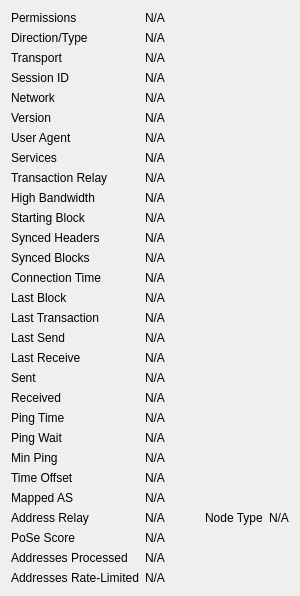
             <widget class="QWidget" name="detailWidget">
              <property name="geometry">
               <rect>
                <x>0</x>
                <y>0</y>
                <width>300</width>
                <height>426</height>
               </rect>
              </property>
              <layout class="QGridLayout" name="gridLayout_2" columnstretch="0,1">
               <item row="0" column="0">
                <widget class="QLabel" name="label_30">
                 <property name="text">
                  <string>Permissions</string>
                 </property>
                </widget>
               </item>
               <item row="0" column="1">
                <widget class="QLabel" name="peerPermissions">
                 <property name="cursor">
                  <cursorShape>IBeamCursor</cursorShape>
                 </property>
                 <property name="text">
                  <string>N/A</string>
                 </property>
                 <property name="textFormat">
                  <enum>Qt::PlainText</enum>
                 </property>
                 <property name="textInteractionFlags">
                  <set>Qt::LinksAccessibleByMouse|Qt::TextSelectableByKeyboard|Qt::TextSelectableByMouse</set>
                 </property>
                </widget>
               </item>
               <item row="1" column="0">
                <widget class="QLabel" name="peerConnectionTypeLabel">
                 <property name="toolTip">
                  <string>The direction and type of peer connection: %1</string>
                 </property>
                 <property name="text">
                  <string>Direction/Type</string>
                 </property>
                </widget>
               </item>
               <item row="1" column="1">
                <widget class="QLabel" name="peerConnectionType">
                 <property name="cursor">
                  <cursorShape>IBeamCursor</cursorShape>
                 </property>
                 <property name="text">
                  <string>N/A</string>
                 </property>
                 <property name="textFormat">
                  <enum>Qt::PlainText</enum>
                 </property>
                 <property name="textInteractionFlags">
                  <set>Qt::LinksAccessibleByMouse|Qt::TextSelectableByKeyboard|Qt::TextSelectableByMouse</set>
                 </property>
                </widget>
               </item>
               <item row="2" column="0">
                <widget class="QLabel" name="peerTransportTypeLabel">
                 <property name="toolTip">
                  <string>The transport layer version: %1</string>
                 </property>
                 <property name="text">
                  <string>Transport</string>
                 </property>
                </widget>
               </item>
               <item row="2" column="1">
                <widget class="QLabel" name="peerTransportType">
                 <property name="cursor">
                  <cursorShape>IBeamCursor</cursorShape>
                 </property>
                 <property name="text">
                  <string>N/A</string>
                 </property>
                 <property name="textFormat">
                  <enum>Qt::PlainText</enum>
                 </property>
                 <property name="textInteractionFlags">
                  <set>Qt::LinksAccessibleByMouse|Qt::TextSelectableByKeyboard|Qt::TextSelectableByMouse</set>
                 </property>
                </widget>
               </item>
               <item row="3" column="0">
                <widget class="QLabel" name="peerSessionIdLabel">
                 <property name="toolTip">
                  <string>The BIP324 session ID string in hex, if any.</string>
                 </property>
                 <property name="text">
                  <string>Session ID</string>
                 </property>
                </widget>
               </item>
               <item row="3" column="1">
                <widget class="QLabel" name="peerSessionId">
                 <property name="cursor">
                  <cursorShape>IBeamCursor</cursorShape>
                 </property>
                 <property name="text">
                  <string>N/A</string>
                 </property>
                 <property name="textFormat">
                  <enum>Qt::PlainText</enum>
                 </property>
                 <property name="textInteractionFlags">
                  <set>Qt::LinksAccessibleByMouse|Qt::TextSelectableByKeyboard|Qt::TextSelectableByMouse</set>
                 </property>
                </widget>
               </item>
               <item row="4" column="0">
                <widget class="QLabel" name="peerNetworkLabel">
                 <property name="toolTip">
                  <string>The network protocol this peer is connected through: IPv4, IPv6, Onion, I2P, or CJDNS.</string>
                 </property>
                 <property name="text">
                  <string>Network</string>
                 </property>
                </widget>
               </item>
               <item row="4" column="1">
                <widget class="QLabel" name="peerNetwork">
                 <property name="cursor">
                  <cursorShape>IBeamCursor</cursorShape>
                 </property>
                 <property name="text">
                  <string>N/A</string>
                 </property>
                 <property name="textFormat">
                  <enum>Qt::PlainText</enum>
                 </property>
                 <property name="textInteractionFlags">
                  <set>Qt::LinksAccessibleByMouse|Qt::TextSelectableByKeyboard|Qt::TextSelectableByMouse</set>
                 </property>
                </widget>
               </item>
               <item row="5" column="0">
                <widget class="QLabel" name="label_21">
                 <property name="text">
                  <string>Version</string>
                 </property>
                </widget>
               </item>
               <item row="5" column="1">
                <widget class="QLabel" name="peerVersion">
                 <property name="cursor">
                  <cursorShape>IBeamCursor</cursorShape>
                 </property>
                 <property name="text">
                  <string>N/A</string>
                 </property>
                 <property name="textFormat">
                  <enum>Qt::PlainText</enum>
                 </property>
                 <property name="textInteractionFlags">
                  <set>Qt::LinksAccessibleByMouse|Qt::TextSelectableByKeyboard|Qt::TextSelectableByMouse</set>
                 </property>
                </widget>
               </item>
               <item row="6" column="0">
                <widget class="QLabel" name="label_28">
                 <property name="text">
                  <string>User Agent</string>
                 </property>
                </widget>
               </item>
               <item row="6" column="1">
                <widget class="QLabel" name="peerSubversion">
                 <property name="cursor">
                  <cursorShape>IBeamCursor</cursorShape>
                 </property>
                 <property name="text">
                  <string>N/A</string>
                 </property>
                 <property name="textFormat">
                  <enum>Qt::PlainText</enum>
                 </property>
                 <property name="textInteractionFlags">
                  <set>Qt::LinksAccessibleByMouse|Qt::TextSelectableByKeyboard|Qt::TextSelectableByMouse</set>
                 </property>
                </widget>
               </item>
               <item row="7" column="0">
                <widget class="QLabel" name="label_4">
                 <property name="text">
                  <string>Services</string>
                 </property>
                </widget>
               </item>
               <item row="7" column="1">
                <widget class="QLabel" name="peerServices">
                 <property name="cursor">
                  <cursorShape>IBeamCursor</cursorShape>
                 </property>
                 <property name="text">
                  <string>N/A</string>
                 </property>
                 <property name="textFormat">
                  <enum>Qt::PlainText</enum>
                 </property>
                 <property name="wordWrap">
                  <bool>true</bool>
                 </property>
                 <property name="textInteractionFlags">
                  <set>Qt::LinksAccessibleByMouse|Qt::TextSelectableByKeyboard|Qt::TextSelectableByMouse</set>
                 </property>
                </widget>
               </item>
               <item row="8" column="0">
                <widget class="QLabel" name="peerRelayTxesLabel">
                 <property name="toolTip">
                  <string>Whether we relay transactions to this peer.</string>
                 </property>
                 <property name="text">
                  <string>Transaction Relay</string>
                 </property>
                </widget>
               </item>
               <item row="8" column="1">
                <widget class="QLabel" name="peerRelayTxes">
                 <property name="cursor">
                  <cursorShape>IBeamCursor</cursorShape>
                 </property>
                 <property name="text">
                  <string>N/A</string>
                 </property>
                 <property name="textFormat">
                  <enum>Qt::PlainText</enum>
                 </property>
                 <property name="textInteractionFlags">
                  <set>Qt::LinksAccessibleByMouse|Qt::TextSelectableByKeyboard|Qt::TextSelectableByMouse</set>
                 </property>
                </widget>
               </item>
               <item row="9" column="0">
                <widget class="QLabel" name="peerHighBandwidthLabel">
                 <property name="toolTip">
                  <string>High bandwidth BIP152 compact block relay: %1</string>
                 </property>
                 <property name="text">
                  <string>High Bandwidth</string>
                 </property>
                </widget>
               </item>
               <item row="9" column="1">
                <widget class="QLabel" name="peerHighBandwidth">
                 <property name="cursor">
                  <cursorShape>IBeamCursor</cursorShape>
                 </property>
                 <property name="text">
                  <string>N/A</string>
                 </property>
                 <property name="textFormat">
                  <enum>Qt::PlainText</enum>
                 </property>
                 <property name="textInteractionFlags">
                  <set>Qt::LinksAccessibleByMouse|Qt::TextSelectableByKeyboard|Qt::TextSelectableByMouse</set>
                 </property>
                </widget>
               </item>
               <item row="10" column="0">
                <widget class="QLabel" name="label_29">
                 <property name="text">
                  <string>Starting Block</string>
                 </property>
                </widget>
               </item>
               <item row="10" column="1">
                <widget class="QLabel" name="peerHeight">
                 <property name="cursor">
                  <cursorShape>IBeamCursor</cursorShape>
                 </property>
                 <property name="text">
                  <string>N/A</string>
                 </property>
                 <property name="textFormat">
                  <enum>Qt::PlainText</enum>
                 </property>
                 <property name="textInteractionFlags">
                  <set>Qt::LinksAccessibleByMouse|Qt::TextSelectableByKeyboard|Qt::TextSelectableByMouse</set>
                 </property>
                </widget>
               </item>
               <item row="11" column="0">
                <widget class="QLabel" name="label_27">
                 <property name="text">
                  <string>Synced Headers</string>
                 </property>
                </widget>
               </item>
               <item row="11" column="1">
                <widget class="QLabel" name="peerSyncHeight">
                 <property name="cursor">
                  <cursorShape>IBeamCursor</cursorShape>
                 </property>
                 <property name="text">
                  <string>N/A</string>
                 </property>
                 <property name="textFormat">
                  <enum>Qt::PlainText</enum>
                 </property>
                 <property name="textInteractionFlags">
                  <set>Qt::LinksAccessibleByMouse|Qt::TextSelectableByKeyboard|Qt::TextSelectableByMouse</set>
                 </property>
                </widget>
               </item>
               <item row="12" column="0">
                <widget class="QLabel" name="label_25">
                 <property name="text">
                  <string>Synced Blocks</string>
                 </property>
                </widget>
               </item>
               <item row="12" column="1">
                <widget class="QLabel" name="peerCommonHeight">
                 <property name="cursor">
                  <cursorShape>IBeamCursor</cursorShape>
                 </property>
                 <property name="text">
                  <string>N/A</string>
                 </property>
                 <property name="textFormat">
                  <enum>Qt::PlainText</enum>
                 </property>
                 <property name="textInteractionFlags">
                  <set>Qt::LinksAccessibleByMouse|Qt::TextSelectableByKeyboard|Qt::TextSelectableByMouse</set>
                 </property>
                </widget>
               </item>
               <item row="13" column="0">
                <widget class="QLabel" name="label_22">
                 <property name="text">
                  <string>Connection Time</string>
                 </property>
                </widget>
               </item>
               <item row="13" column="1">
                <widget class="QLabel" name="peerConnTime">
                 <property name="cursor">
                  <cursorShape>IBeamCursor</cursorShape>
                 </property>
                 <property name="text">
                  <string>N/A</string>
                 </property>
                 <property name="textFormat">
                  <enum>Qt::PlainText</enum>
                 </property>
                 <property name="textInteractionFlags">
                  <set>Qt::LinksAccessibleByMouse|Qt::TextSelectableByKeyboard|Qt::TextSelectableByMouse</set>
                 </property>
                </widget>
               </item>
               <item row="14" column="0">
                <widget class="QLabel" name="peerLastBlockLabel">
                 <property name="toolTip">
                  <string>Elapsed time since a novel block passing initial validity checks was received from this peer.</string>
                 </property>
                 <property name="text">
                  <string>Last Block</string>
                 </property>
                </widget>
               </item>
               <item row="14" column="1">
                <widget class="QLabel" name="peerLastBlock">
                 <property name="cursor">
                  <cursorShape>IBeamCursor</cursorShape>
                 </property>
                 <property name="text">
                  <string>N/A</string>
                 </property>
                 <property name="textFormat">
                  <enum>Qt::PlainText</enum>
                 </property>
                 <property name="textInteractionFlags">
                  <set>Qt::LinksAccessibleByMouse|Qt::TextSelectableByKeyboard|Qt::TextSelectableByMouse</set>
                 </property>
                </widget>
               </item>
               <item row="15" column="0">
                <widget class="QLabel" name="peerLastTxLabel">
                 <property name="toolTip">
                  <string extracomment="Tooltip text for the Last Transaction field in the peer details area.">Elapsed time since a novel transaction accepted into our mempool was received from this peer.</string>
                 </property>
                 <property name="text">
                  <string>Last Transaction</string>
                 </property>
                </widget>
               </item>
               <item row="15" column="1">
                <widget class="QLabel" name="peerLastTx">
                 <property name="cursor">
                  <cursorShape>IBeamCursor</cursorShape>
                 </property>
                 <property name="text">
                  <string>N/A</string>
                 </property>
                 <property name="textFormat">
                  <enum>Qt::PlainText</enum>
                 </property>
                 <property name="textInteractionFlags">
                  <set>Qt::LinksAccessibleByMouse|Qt::TextSelectableByKeyboard|Qt::TextSelectableByMouse</set>
                 </property>
                </widget>
               </item>
               <item row="16" column="0">
                <widget class="QLabel" name="label_15">
                 <property name="text">
                  <string>Last Send</string>
                 </property>
                </widget>
               </item>
               <item row="16" column="1">
                <widget class="QLabel" name="peerLastSend">
                 <property name="cursor">
                  <cursorShape>IBeamCursor</cursorShape>
                 </property>
                 <property name="text">
                  <string>N/A</string>
                 </property>
                 <property name="textFormat">
                  <enum>Qt::PlainText</enum>
                 </property>
                 <property name="textInteractionFlags">
                  <set>Qt::LinksAccessibleByMouse|Qt::TextSelectableByKeyboard|Qt::TextSelectableByMouse</set>
                 </property>
                </widget>
               </item>
               <item row="17" column="0">
                <widget class="QLabel" name="label_19">
                 <property name="text">
                  <string>Last Receive</string>
                 </property>
                </widget>
               </item>
               <item row="17" column="1">
                <widget class="QLabel" name="peerLastRecv">
                 <property name="cursor">
                  <cursorShape>IBeamCursor</cursorShape>
                 </property>
                 <property name="text">
                  <string>N/A</string>
                 </property>
                 <property name="textFormat">
                  <enum>Qt::PlainText</enum>
                 </property>
                 <property name="textInteractionFlags">
                  <set>Qt::LinksAccessibleByMouse|Qt::TextSelectableByKeyboard|Qt::TextSelectableByMouse</set>
                 </property>
                </widget>
               </item>
               <item row="18" column="0">
                <widget class="QLabel" name="label_18">
                 <property name="text">
                  <string>Sent</string>
                 </property>
                </widget>
               </item>
               <item row="18" column="1">
                <widget class="QLabel" name="peerBytesSent">
                 <property name="cursor">
                  <cursorShape>IBeamCursor</cursorShape>
                 </property>
                 <property name="text">
                  <string>N/A</string>
                 </property>
                 <property name="textFormat">
                  <enum>Qt::PlainText</enum>
                 </property>
                 <property name="textInteractionFlags">
                  <set>Qt::LinksAccessibleByMouse|Qt::TextSelectableByKeyboard|Qt::TextSelectableByMouse</set>
                 </property>
                </widget>
               </item>
               <item row="19" column="0">
                <widget class="QLabel" name="label_20">
                 <property name="text">
                  <string>Received</string>
                 </property>
                </widget>
               </item>
               <item row="19" column="1">
                <widget class="QLabel" name="peerBytesRecv">
                 <property name="cursor">
                  <cursorShape>IBeamCursor</cursorShape>
                 </property>
                 <property name="text">
                  <string>N/A</string>
                 </property>
                 <property name="textFormat">
                  <enum>Qt::PlainText</enum>
                 </property>
                 <property name="textInteractionFlags">
                  <set>Qt::LinksAccessibleByMouse|Qt::TextSelectableByKeyboard|Qt::TextSelectableByMouse</set>
                 </property>
                </widget>
               </item>
               <item row="20" column="0">
                <widget class="QLabel" name="label_26">
                 <property name="text">
                  <string>Ping Time</string>
                 </property>
                </widget>
               </item>
               <item row="20" column="1">
                <widget class="QLabel" name="peerPingTime">
                 <property name="cursor">
                  <cursorShape>IBeamCursor</cursorShape>
                 </property>
                 <property name="text">
                  <string>N/A</string>
                 </property>
                 <property name="textFormat">
                  <enum>Qt::PlainText</enum>
                 </property>
                 <property name="textInteractionFlags">
                  <set>Qt::LinksAccessibleByMouse|Qt::TextSelectableByKeyboard|Qt::TextSelectableByMouse</set>
                 </property>
                </widget>
               </item>
               <item row="21" column="0">
                <widget class="QLabel" name="peerPingWaitLabel">
                 <property name="toolTip">
                  <string>The duration of a currently outstanding ping.</string>
                 </property>
                 <property name="text">
                  <string>Ping Wait</string>
                 </property>
                </widget>
               </item>
               <item row="21" column="1">
                <widget class="QLabel" name="peerPingWait">
                 <property name="cursor">
                  <cursorShape>IBeamCursor</cursorShape>
                 </property>
                 <property name="text">
                  <string>N/A</string>
                 </property>
                 <property name="textFormat">
                  <enum>Qt::PlainText</enum>
                 </property>
                 <property name="textInteractionFlags">
                  <set>Qt::LinksAccessibleByMouse|Qt::TextSelectableByKeyboard|Qt::TextSelectableByMouse</set>
                 </property>
                </widget>
               </item>
               <item row="22" column="0">
                <widget class="QLabel" name="peerMinPingLabel">
                 <property name="text">
                  <string>Min Ping</string>
                 </property>
                </widget>
               </item>
               <item row="22" column="1">
                <widget class="QLabel" name="peerMinPing">
                 <property name="cursor">
                  <cursorShape>IBeamCursor</cursorShape>
                 </property>
                 <property name="text">
                  <string>N/A</string>
                 </property>
                 <property name="textFormat">
                  <enum>Qt::PlainText</enum>
                 </property>
                 <property name="textInteractionFlags">
                  <set>Qt::LinksAccessibleByMouse|Qt::TextSelectableByKeyboard|Qt::TextSelectableByMouse</set>
                 </property>
                </widget>
               </item>
               <item row="23" column="0">
                <widget class="QLabel" name="label_timeoffset">
                 <property name="text">
                  <string>Time Offset</string>
                 </property>
                </widget>
               </item>
               <item row="23" column="1">
                <widget class="QLabel" name="timeoffset">
                 <property name="cursor">
                  <cursorShape>IBeamCursor</cursorShape>
                 </property>
                 <property name="text">
                  <string>N/A</string>
                 </property>
                 <property name="textFormat">
                  <enum>Qt::PlainText</enum>
                 </property>
                 <property name="textInteractionFlags">
                  <set>Qt::LinksAccessibleByMouse|Qt::TextSelectableByKeyboard|Qt::TextSelectableByMouse</set>
                 </property>
                </widget>
               </item>
               <item row="24" column="0">
                <widget class="QLabel" name="peerMappedASLabel">
                 <property name="toolTip">
                  <string>The mapped Autonomous WUNOtem used for diversifying peer selection.</string>
                 </property>
                 <property name="text">
                  <string>Mapped AS</string>
                 </property>
                </widget>
               </item>
               <item row="24" column="1">
                <widget class="QLabel" name="peerMappedAS">
                 <property name="cursor">
                  <cursorShape>IBeamCursor</cursorShape>
                 </property>
                 <property name="text">
                  <string>N/A</string>
                 </property>
                 <property name="textFormat">
                  <enum>Qt::PlainText</enum>
                 </property>
                 <property name="textInteractionFlags">
                  <set>Qt::LinksAccessibleByMouse|Qt::TextSelectableByKeyboard|Qt::TextSelectableByMouse</set>
                 </property>
                </widget>
               </item>
               <item row="25" column="0">
                <widget class="QLabel" name="peerAddrRelayEnabledLabel">
                 <property name="toolTip">
                  <string extracomment="Tooltip text for the Address Relay field in the peer details area, which displays whether we relay addresses to this peer (Yes/No).">Whether we relay addresses to this peer.</string>
                 </property>
                 <property name="text">
                  <string extracomment="Text title for the Address Relay field in the peer details area, which displays whether we relay addresses to this peer (Yes/No).">Address Relay</string>
                 </property>
                </widget>
               </item>
               <item row="25" column="1">
                <widget class="QLabel" name="peerAddrRelayEnabled">
                 <property name="cursor">
                  <cursorShape>IBeamCursor</cursorShape>
                 </property>
                 <property name="text">
                  <string>N/A</string>
                 </property>
                 <property name="textFormat">
                  <enum>Qt::PlainText</enum>
                 </property>
                 <property name="textInteractionFlags">
                  <set>Qt::LinksAccessibleByMouse|Qt::TextSelectableByKeyboard|Qt::TextSelectableByMouse</set>
                 </property>
                </widget>
               </item>
               <item row="25" column="2">
                <widget class="QLabel" name="label_50">
                  <property name="text">
                  <string>Node Type</string>
                  </property>
                </widget>
                </item>
                <item row="25" column="3">
                <widget class="QLabel" name="peerNodeType">
                  <property name="cursor">
                  <cursorShape>IBeamCursor</cursorShape>
                  </property>
                  <property name="text">
                  <string>N/A</string>
                  </property>
                  <property name="textFormat">
                  <enum>Qt::PlainText</enum>
                  </property>
                  <property name="textInteractionFlags">
                  <set>Qt::LinksAccessibleByMouse|Qt::TextSelectableByKeyboard|Qt::TextSelectableByMouse</set>
                  </property>
                </widget>
                </item>
                <item row="26" column="0">
                <widget class="QLabel" name="label_51">
                  <property name="text">
                  <string>PoSe Score</string>
                  </property>
                </widget>
                </item>
                <item row="26" column="1">
                <widget class="QLabel" name="peerPoSeScore">
                  <property name="cursor">
                  <cursorShape>IBeamCursor</cursorShape>
                  </property>
                  <property name="text">
                  <string>N/A</string>
                  </property>
                  <property name="textFormat">
                  <enum>Qt::PlainText</enum>
                  </property>
                  <property name="textInteractionFlags">
                  <set>Qt::LinksAccessibleByMouse|Qt::TextSelectableByKeyboard|Qt::TextSelectableByMouse</set>
                  </property>
                </widget>
                </item>
               <item row="27" column="0">
                <widget class="QLabel" name="peerAddrProcessedLabel">
                 <property name="toolTip">
                  <string extracomment="Tooltip text for the Addresses Processed field in the peer details area, which displays the total number of addresses received from this peer that were processed (excludes addresses that were dropped due to rate-limiting).">The total number of addresses received from this peer that were processed (excludes addresses that were dropped due to rate-limiting).</string>
                 </property>
                 <property name="text">
                  <string extracomment="Text title for the Addresses Processed field in the peer details area, which displays the total number of addresses received from this peer that were processed (excludes addresses that were dropped due to rate-limiting).">Addresses Processed</string>
                 </property>
                </widget>
               </item>
               <item row="27" column="1">
                <widget class="QLabel" name="peerAddrProcessed">
                 <property name="cursor">
                  <cursorShape>IBeamCursor</cursorShape>
                 </property>
                 <property name="text">
                  <string>N/A</string>
                 </property>
                 <property name="textFormat">
                  <enum>Qt::PlainText</enum>
                 </property>
                 <property name="textInteractionFlags">
                  <set>Qt::LinksAccessibleByMouse|Qt::TextSelectableByKeyboard|Qt::TextSelectableByMouse</set>
                 </property>
                </widget>
               </item>
               <item row="28" column="0">
                <widget class="QLabel" name="peerAddrRateLimitedLabel">
                 <property name="toolTip">
                  <string extracomment="Tooltip text for the Addresses Rate-Limited field in the peer details area, which displays the total number of addresses received from this peer that were dropped (not processed) due to rate-limiting.">The total number of addresses received from this peer that were dropped (not processed) due to rate-limiting.</string>
                 </property>
                 <property name="text">
                  <string extracomment="Text title for the Addresses Rate-Limited field in the peer details area, which displays the total number of addresses received from this peer that were dropped (not processed) due to rate-limiting.">Addresses Rate-Limited</string>
                 </property>
                </widget>
               </item>
               <item row="28" column="1">
                <widget class="QLabel" name="peerAddrRateLimited">
                 <property name="cursor">
                  <cursorShape>IBeamCursor</cursorShape>
                 </property>
                 <property name="text">
                  <string>N/A</string>
                 </property>
                 <property name="textFormat">
                  <enum>Qt::PlainText</enum>
                 </property>
                 <property name="textInteractionFlags">
                  <set>Qt::LinksAccessibleByMouse|Qt::TextSelectableByKeyboard|Qt::TextSelectableByMouse</set>
                 </property>
                </widget>
               </item>
               <item row="29" column="0">
                <spacer name="verticalSpacer_3">
                 <property name="orientation">
                  <enum>Qt::Vertical</enum>
                 </property>
                 <property name="sizeHint" stdset="0">
                  <size>
                   <width>20</width>
                   <height>40</height>
                  </size>
                 </property>
                </spacer>
               </item>
              </layout>
             </widget>
